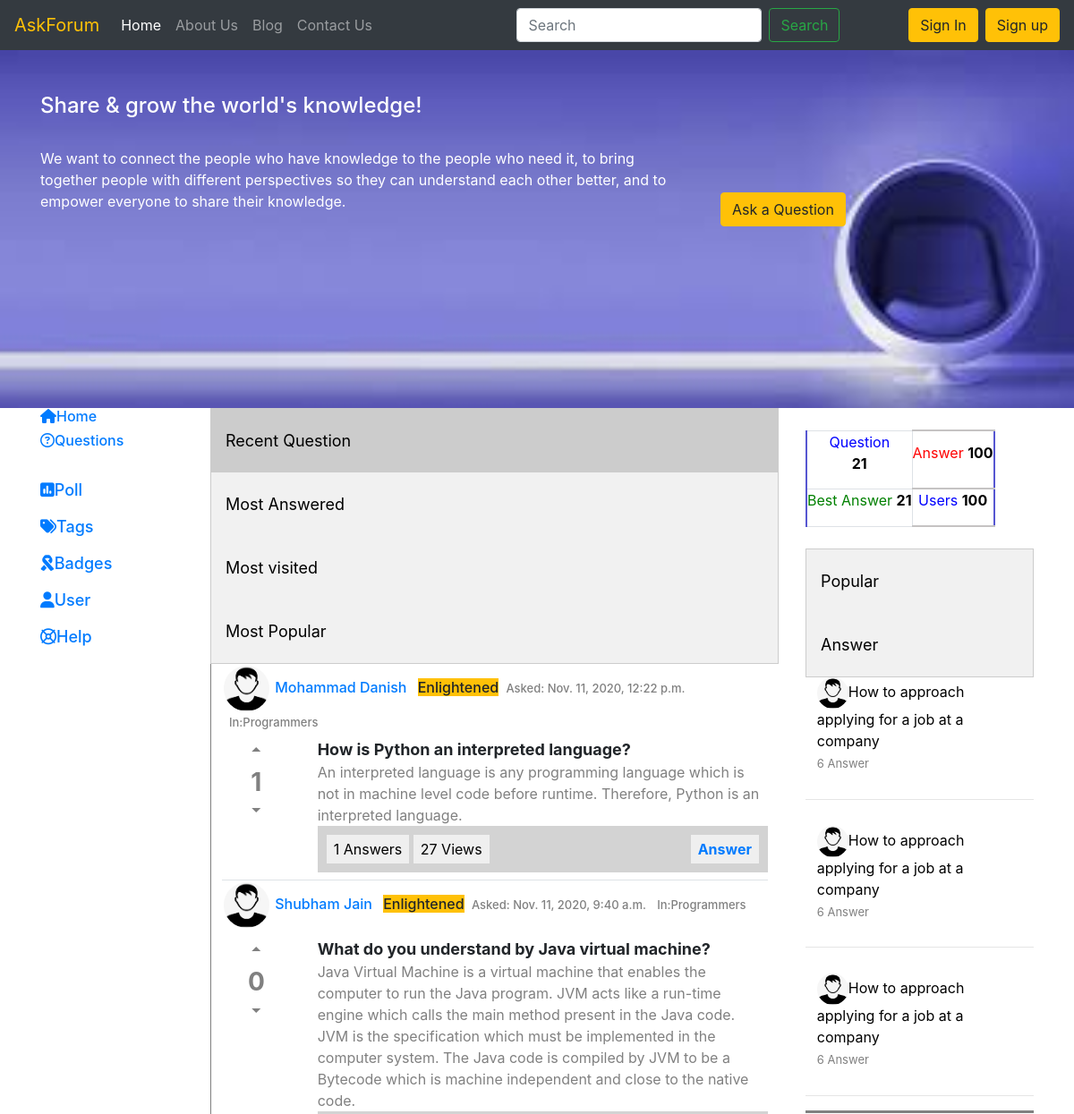
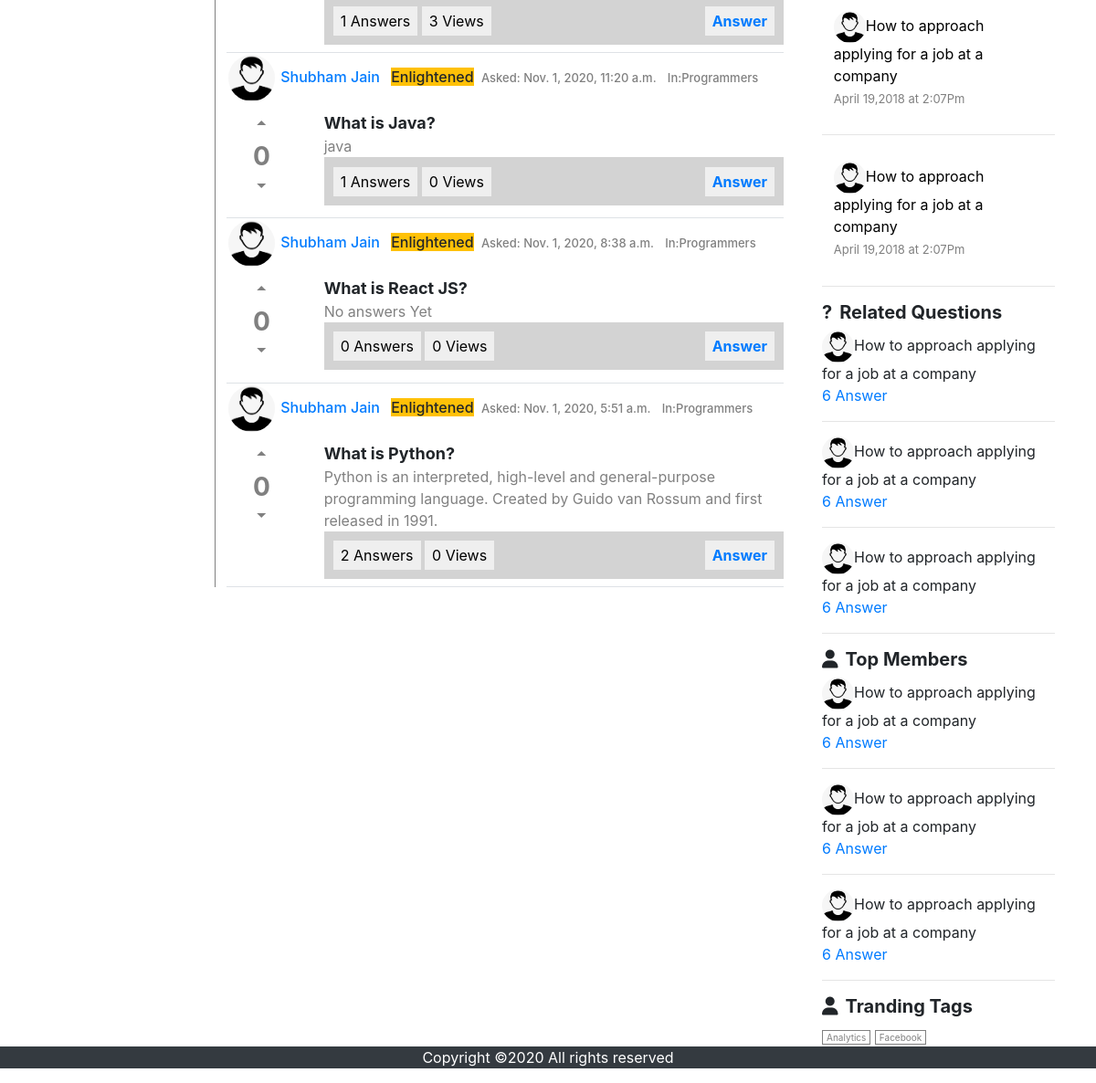
/recent/, run on an earlier commit of the app's database (2 pictures, top to bottom).
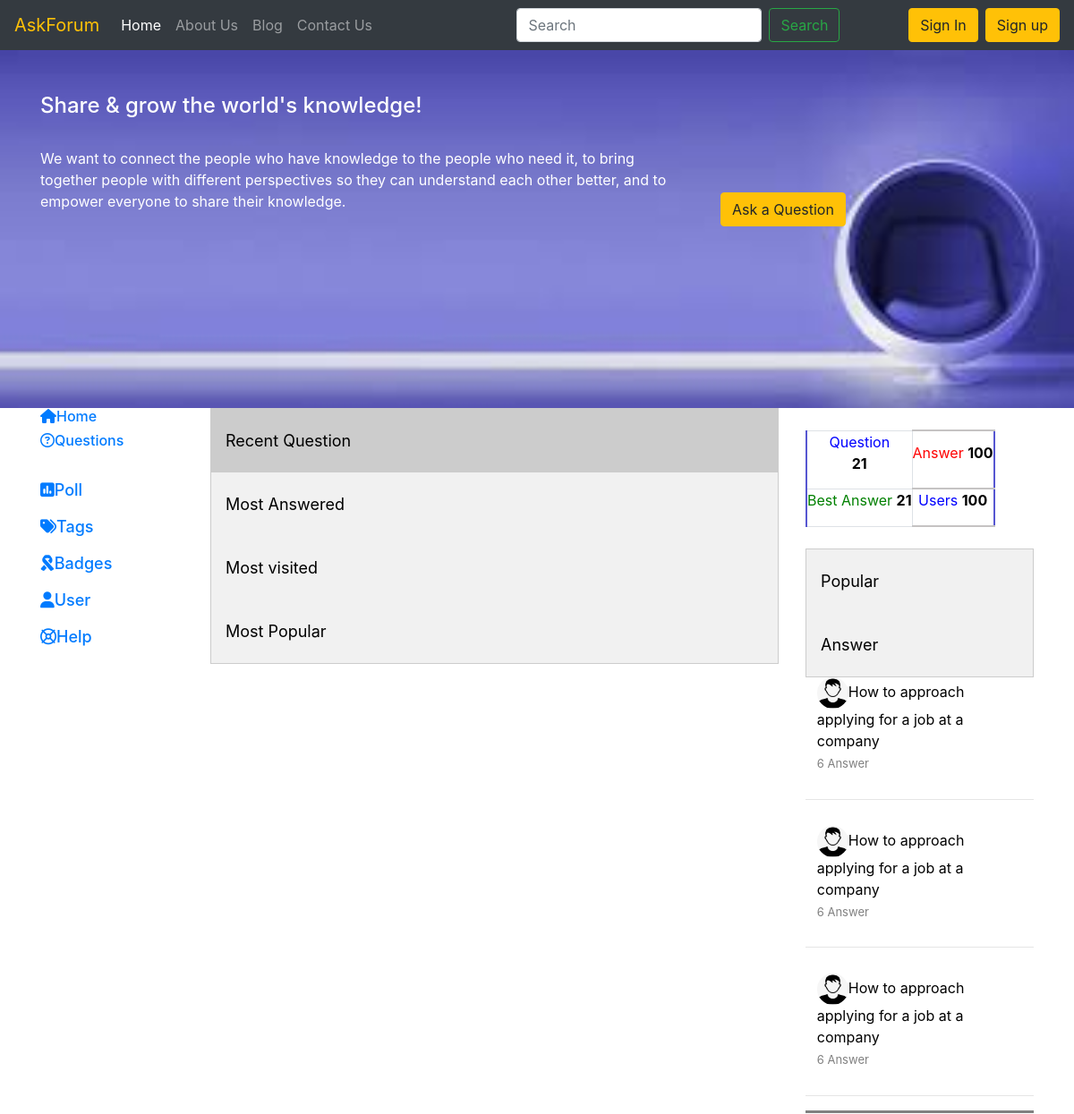
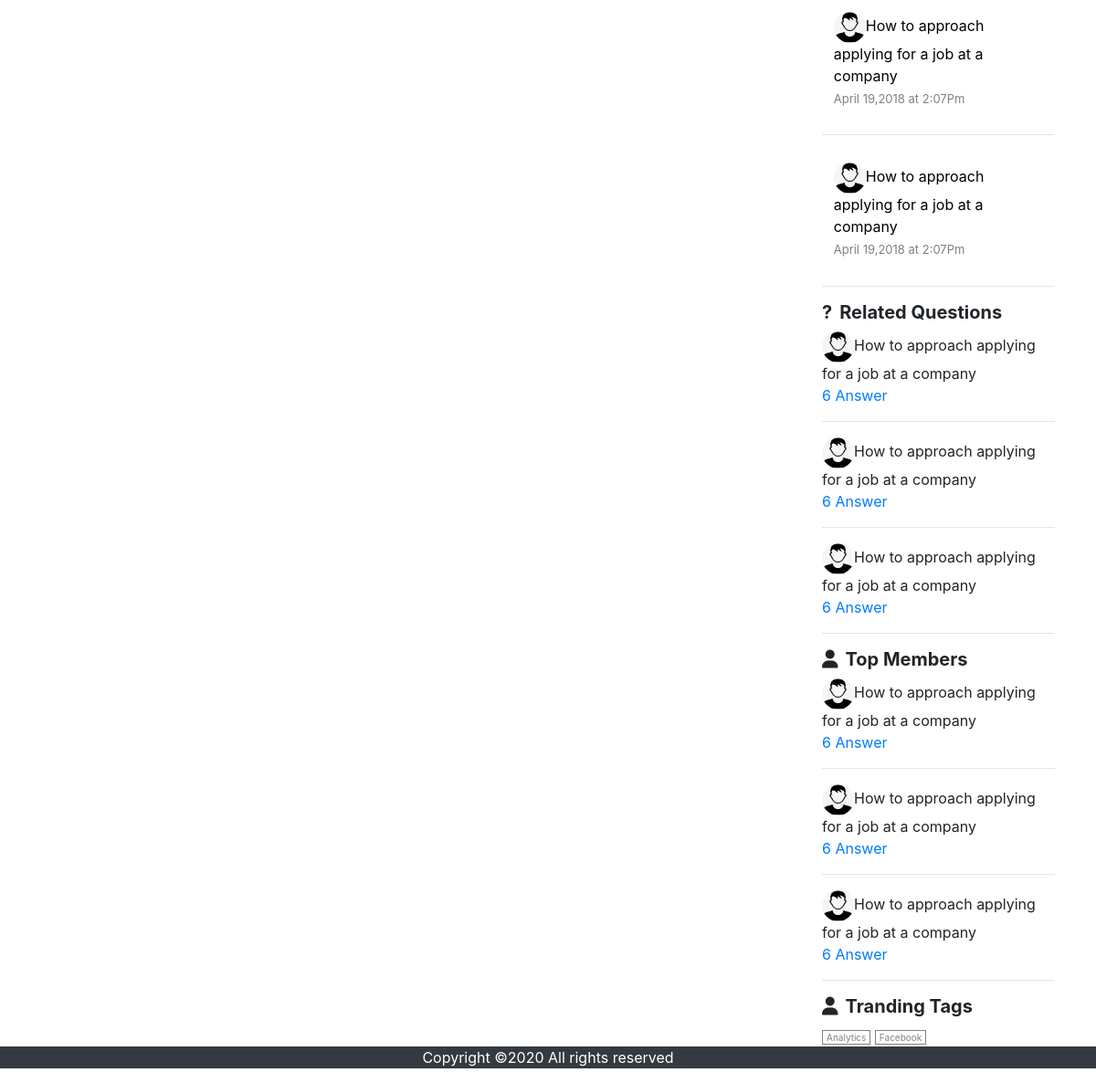
And on a later commit of the database (2 pictures, top to bottom).
### App/models.py (models this page shows, shortened)
class Questions(models.Model):
	questionId = models.UUIDField(default=uuid.uuid4, editable=True, unique=True)
	question = models.TextField()
	totalVotes = models.IntegerField(default=0,blank=True)
	date = models.DateTimeField(auto_now_add=True, blank=True)
	Views = models.IntegerField(default=0)
	User = models.ForeignKey(UserDetail,on_delete=models.CASCADE,related_name='userinfo')

class UserDetail(models.Model):
	UserId = models.CharField(max_length=50,default='',blank=True)
	FirstName = models.CharField(max_length=50,default='',blank=True)
	LastName = models.CharField(max_length=50,default='',blank=True)
	Phone = models.CharField(max_length=10,default='',blank=True)
	Password = models.CharField(max_length=100,default='',blank=True)
	Email = models.EmailField(blank=True)
	SecurityQuestion = models.CharField(max_length=150,default='',blank=True)
	SecurityAnswer = models.CharField(max_length=500,default='',blank=True)
	profilePic = models.ImageField(upload_to='media', default='media/user.png')
	Score = models.IntegerField(default=0)
	MALE = 'M'
	FEMALE = 'F'
	OTHER = 'O'
	GENDER_CHOICES = [
	    (MALE, 'Male'),
	    (FEMALE, 'Female'),
	    (OTHER, 'Other')
	    ]
	Gender = models.CharField(max_length=1,default='',choices=GENDER_CHOICES)
	date = models.DateTimeField(auto_now_add=True, blank=True)

class Answers(models.Model):
	answerId = models.CharField(max_length=100,default='', unique=True)
	question = models.ForeignKey(Questions,on_delete=models.CASCADE)
	answer = models.TextField(blank=True)
	totalVotes = models.IntegerField(blank=True)
	date = models.DateTimeField(auto_now_add=True, blank=True)
	User = models.CharField(max_length=50,blank=True,default='')

### App/views.py (the view)
# urls.py: path('recent/', views.recent, name='recent'),
def recent(request):
	recentQuestions = Questions.objects.all().order_by('-date')
	Ans = []
	for qid in recentQuestions:
		allAnswers = Answers.objects.filter(question=qid)
		Ans.append(allAnswers)
	if request.session.has_key('user'):
		user = request.session['user']
		params = {'userloggedIn':user,'AllQuestions':zip(recentQuestions,Ans),'class_':'recent'}
	else:
		params = {'AllQuestions':zip(recentQuestions,Ans),'class_':'recent'}
	return render(request,'index.html',params)

### App/templates/index.html (shortened to what this page needs)
{% extends 'base.html' %}
{% load static %}
{% block body %}
    <div class="container">
        <div class="row">
            <div class="col-lg-2 col-md-2 col-sm-12 col-12">
                <a href="/" class="leftSideDivOpt">
                    <h6><i class="fas fa-home"></i>Home</h6>
                </a>
                <a href="#" class="leftSideDivOpt">
                    <h6>
                        <i class="far fa-question-circle"></i>Questions</h6>
                </a>
                <br>
                <a href="#" class="leftSideDivOpt">
                    <h6><i class="fas fa-poll"></i>Poll
                </a>
                <br><br>
                <a href="#" class="leftSideDivOpt">
                    <h6><i class="fas fa-tags"></i>Tags
                </a><br><br>
                <a href="#" class="leftSideDivOpt">
                    <h6><i class="fas fa-ribbon"></i>Badges
                </a><br><br>
                <a href="userProfile/" class="leftSideDivOpt">
                    <h6><i class="fas fa-user"></i>User
                </a><br><br>
                <a href="#" class="leftSideDivOpt">
                    <h6><i class="far fa-life-ring"></i>Help
                </a><br><br>
            </div>
            <div class="col-lg-7 col-md-7 col-sm-12 col-12">
                <div class="tab">
                    <a href="/recent/"><button class="tablinks {% if class_ == 'recent' %} active {% endif %}">Recent Question</button></a>
                    <a href="/mostAnswered/"><button class="tablinks {% if class_ == 'mostAnswered' %} active {% endif %}">Most Answered</button></a>
                    <a href="/mostVisited/"><button class="tablinks {% if class_ == 'mostVisited' %} active {% endif %}">Most visited</button></a>
                    <a href="/mostPopular/"><button class="tablinks {% if class_ == 'mostPopular' %} active {% endif %}">Most Popular</button></a>
                </div>
                <div id="Recent_Question" class="tabcontent" style="display: block;">
                    {% for question, Answers in AllQuestions %}
                    <div class="border-bottom pb-2">
                        <h6>
                            <img src="{{question.User.profilePic.url}}" class="midprofile">
                            <a href="/profile/{{question.User.UserId}}">
                            <span class="mr-2">{{question.User.FirstName}} {{question.User.LastName}}</span>
                            </a>
                            <span class="mr-1 btn-warning">Enlightened</span>
                            <span style="color:grey;font-size:small;">Asked:<span> {{question.date}}</span></span>
                            <span style="color:grey;font-size:small;" class="ml-2">In:<span>Programmers</span></span>
                            <br>
                        </h6>
                        <div class="row">
                            <div class="col-lg-2 col-md-2 col-sm-2 col-2">
                                <center>
                                    <h3 style="cursor: pointer;color:grey;font-weight: bolder;">
                                        <span onclick="votes('up--{{question.questionId}}')" data-href="{{question.questionId}}"
                                            class="material-icons" onclick="">
                                        </span><br>
                                        <span id="{{question.questionId}}">{{question.totalVotes}}</span><br>
                                        <span class="material-icons" onclick="votes('down--{{question.questionId}}')">
                                        </span></h3>
                                </center>
                            </div>
                            <div class="col-lg-10 col-md-10 col-sm-10 col-10">
                                <span style="font-size:large;font-weight: bold;">
                                {{question.question}}
                                </span>
                                <br>
                                <span style="color:gray">
                                    {% if not Answers %}
                                    <span> No answers Yet</span>
                                    {% endif %}
                                    {% for ans in Answers|slice:1  %}
                                    {{ans.answer  }}
                                    <br>
                                    {% endfor %}
                                    </span>
                                <div class="midDivinnerSect">
                                    <button>{{Answers|length}} Answers</button>
                                    <button>{{question.Views}} Views</button>
                                    <button class="float-right">
                                    <a href="/answer/{{question.questionId}}">
                                        <strong class='answer' data-href="{{question.questionId}}">Answer</strong></button>
                                </div>
                            </div>
                        </div>
                    </div>
                    {% endfor %}
                </div>
            </div>
            <div class="col-lg-3 col-md-3 col-sm-12 col-12">
                <div class="rightSideDiv">
                    <br>
                    <table>
                        <tr>
                            <td class="border">
                                <p style="color:blue;">Question<br>
                                    <strong style="color:black;">21</strong></p>
                            </td>
                            <td>
                                <p style="color:red;">Answer
                                    <strong style="color:black;">100</strong></p>
                            </td>
                        </tr>
                        <tr>
                            <td class="border">
                                <p style="color:green;">Best Answer
                                    <strong style="color:black;">21</strong></p>
                            </td>
                            <td>
                                <p style="color:blue;">Users
                                    <strong style="color:black;">100</strong></p>
                            </td>
                        </tr>
                    </table>
                    <br>
                    <div class="tab">
                        <button class="tablinks1" onclick="openCity1(event, 'RightPopular')">Popular</button>
                        <button class="tablinks1" onclick="openCity1(event, 'RightAnswer')">Answer</button>
                    </div>
                    <div id="RightPopular" class="tabcontent1">
                        <p><img src="{% static 'images/user.png' %}">How to approach applying for a job at a company<br>
                            <a href="#"><span>6 Answer</span></a></p>
                        <hr>
                        <p><img src="{% static 'images/user.png' %}">How to approach applying for a job at a company<br>
                            <a href="#"><span>6 Answer</span></a></p>
                        <hr>
                        <p><img src="{% static 'images/user.png' %}">How to approach applying for a job at a company<br>
                            <a href="#"><span>6 Answer</span></a></p>
                        <hr>
                    </div>
                    <div id="RightAnswer" class="tabcontent1">
                        <p><img src="{% static 'images/user.png' %}">How to approach applying for a job at a company<br>
                            <span>April 19,2018 at 2:07Pm</span></p>
                        <hr>
                        <p><img src="{% static 'images/user.png' %}">How to approach applying for a job at a company<br>
                            <span>April 19,2018 at 2:07Pm</span></p>
                        <hr>
                    </div>
                    <div>
                        <h5><strong><span class="mr-2">?</span>Related Questions</strong></h5>
                        <p><img src="{% static 'images/user.png' %}" class="profilePic">How to approach applying for a job at a
                            company<br>
                            <a href="#"><span>6 Answer</span></a></p>
                        <hr>
                        <p><img src="{% static 'images/user.png' %}" class="profilePic">How to approach applying for a job at a
                            company<br>
                            <a href="#"><span>6 Answer</span></a></p>
                        <hr>
                        <p><img src="{% static 'images/user.png' %}" class="profilePic">How to approach applying for a job at a
                            company<br>
                            <a href="#"><span>6 Answer</span></a></p>
                        <hr>
                    </div>
                    <div>
                        <h5><strong><span class="mr-2"><i class="fa fa-user"></i></span>Top Members</strong></h5>
                        <p><img src="{% static 'images/user.png' %}" class="profilePic">How to approach applying for a job at a
                            company<br>
                            <a href="#"><span>6 Answer</span></a></p>
                        <hr>
                        <p><img src="{% static 'images/user.png' %}" class="profilePic">How to approach applying for a job at a
                            company<br>
                            <a href="#"><span>6 Answer</span></a></p>
                        <hr>
                        <p><img src="{% static 'images/user.png' %}" class="profilePic">How to approach applying for a job at a
                            company<br>
                            <a href="#"><span>6 Answer</span></a></p>
                        <hr>
                    </div>
                    <div>
                        <h5><strong><span class="mr-2"><i class="fa fa-user"></i></span>Tranding Tags</strong></h5>
                        <a href="#" class="tagBtn">Analytics</a>
                        <a href="#" class="tagBtn">Facebook</a>
                    </div>
                </div>
            </div>
        </div>
    </div>
{% endblock %}

### App/templates/base.html (shortened to what this page needs)
{% load static %}
<!doctype html>
<html>
<head>
    <link rel="stylesheet" href="https://stackpath.bootstrapcdn.com/bootstrap/4.4.1/css/bootstrap.min.css">
    <link rel="stylesheet" href="https://stackpath.bootstrapcdn.com/font-awesome/4.7.0/css/font-awesome.min.css">
</head>
<body>
    <nav class="navbar navbar-expand-lg navbar-dark bg-dark">
        <a class="navbar-brand" href="/"><span class="text-warning">AskForum</span></a>
        <div class="collapse navbar-collapse" id="navbarTogglerDemo03">
            <ul class="navbar-nav mr-auto mt-2 mt-lg-0">
                <li class="nav-item active">
                    <a class="nav-link" href="/">Home <span class="sr-only">(current)</span></a>
                </li>
                <li class="nav-item">
                    <a class="nav-link" href="/about/">About Us</a>
                </li>
                <li class="nav-item">
                    <a class="nav-link " href="#" tabindex="-1">Blog</a>
                </li>
                <li class="nav-item">
                    <a class="nav-link " href="/contactus/" tabindex="-1">Contact Us</a>
                </li>
            </ul>
            <form class="form-inline my-2 my-lg-0 mx-auto" method="get" action="/search/">{% csrf_token %}
                <input class="form-control mr-sm-2" type="search" placeholder="Search" aria-label="Search" name="search">
                <button class="btn btn-outline-success my-2 my-sm-0" type="submit">Search</button>
            </form>
            {% if userloggedIn %}
            <a href="/logout/" class="btn btn-info mr-2">LogOut</a>
            {% else %}
            <a href="/login/" class="btn btn-warning mr-2">Sign In</a>
            <a href="/register/" class="btn btn-warning">Sign up</a>
            {% endif %}
        </div>
    </nav>
    <div class="bannerWrapper">
        <div class="container">
            <div class="row">
                <div class="col-lg-8 col-md-8 col-sm-12 col-12">
                    <br><br>
                    <h4>Share & grow the world's knowledge!</h4><br>
                    <p>We want to connect the people who have knowledge to the people who need it, to bring together
                        people with different perspectives so they can understand each other better, and to empower
                        everyone to share their knowledge.</p>
                </div>
                <div class="col-lg-4 col-md-4 col-sm-12 col-12">
                    <br><br>
                        <button type="button" id="questionModalButton" class="btn btn-warning" style="position:absolute;bottom:0;"  >
                            Ask a Question
                        </button>
                </div>
            </div>
        </div>
    </div>
    {% block body %}
    {% endblock %}
    <div>
    <div class="bg-dark" style="color:#fff;text-align: center;">
        <p >
            Copyright ©2020 All rights reserved
            </p>
    </div>
</div>
</body>
</html>

What changed in the data, as far as the page shows it:
removed Questions: User.profilePic (placeholder picture), User.FirstName "Mohammad", User.LastName "Danish", date "Nov. 11, 2020, 12:22 p.m.", totalVotes "1", question "How is Python an interpreted language?", Answers "1", Views "27"
removed Answers: answer "An interpreted language is any programming language which is not in machine level code before runtime. Therefore, Python is an interpreted language.", shown under "Mohammad"
removed Questions: User.profilePic (placeholder picture), User.FirstName "Shubham", User.LastName "Jain", date "Nov. 11, 2020, 9:40 a.m.", totalVotes "0", question "What do you understand by Java virtual machine?", Answers "1", Views "3"
removed Answers: answer "Java Virtual Machine is a virtual machine that enables the computer to run the Java program. JVM acts like a run-time engine which calls the main method present in the Java code. JVM is the specification which must be implemented in the computer system. The Java code is compiled by JVM to be a Bytecode which is machine independent and close to the native code.", shown under "Shubham"
removed Questions: User.profilePic (placeholder picture), User.FirstName "Shubham", User.LastName "Jain", date "Nov. 1, 2020, 11:20 a.m.", totalVotes "0", question "What is Java?", Answers "1", Views "0"
removed Answers: answer "java", shown under "Shubham"
removed Questions: User.profilePic (placeholder picture), User.FirstName "Shubham", User.LastName "Jain", date "Nov. 1, 2020, 8:38 a.m.", totalVotes "0", question "What is React JS?", shows "No answers Yet", Answers "0", Views "0"
removed Questions: User.profilePic (placeholder picture), User.FirstName "Shubham", User.LastName "Jain", date "Nov. 1, 2020, 5:51 a.m.", totalVotes "0", question "What is Python?", Answers "2", Views "0"
removed Answers: answer "Python is an interpreted, high-level and general-purpose programming language. Created by Guido van Rossum and first released in 1991.", shown under "Shubham"
